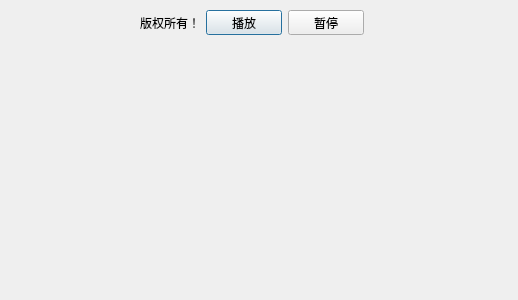
<?xml version="1.0" encoding="UTF-8"?>
<ui version="4.0">
 <class>about</class>
 <widget class="QDialog" name="about">
  <property name="geometry">
   <rect>
    <x>0</x>
    <y>0</y>
    <width>518</width>
    <height>300</height>
   </rect>
  </property>
  <property name="windowTitle">
   <string>Dialog</string>
  </property>
  <widget class="QLabel" name="movieLabel">
   <property name="geometry">
    <rect>
     <x>24</x>
     <y>68</y>
     <width>461</width>
     <height>221</height>
    </rect>
   </property>
   <property name="minimumSize">
    <size>
     <width>0</width>
     <height>141</height>
    </size>
   </property>
   <property name="text">
    <string/>
   </property>
  </widget>
  <widget class="QWidget" name="">
   <property name="geometry">
    <rect>
     <x>140</x>
     <y>10</y>
     <width>224</width>
     <height>25</height>
    </rect>
   </property>
   <layout class="QHBoxLayout" name="horizontalLayout">
    <item>
     <widget class="QLabel" name="label">
      <property name="text">
       <string>版权所有！</string>
      </property>
     </widget>
    </item>
    <item>
     <widget class="QPushButton" name="pushButton">
      <property name="minimumSize">
       <size>
        <width>0</width>
        <height>23</height>
       </size>
      </property>
      <property name="text">
       <string>播放</string>
      </property>
     </widget>
    </item>
    <item>
     <widget class="QPushButton" name="pushButton_2">
      <property name="minimumSize">
       <size>
        <width>0</width>
        <height>23</height>
       </size>
      </property>
      <property name="text">
       <string>暂停</string>
      </property>
     </widget>
    </item>
   </layout>
  </widget>
 </widget>
 <resources/>
 <connections/>
</ui>
